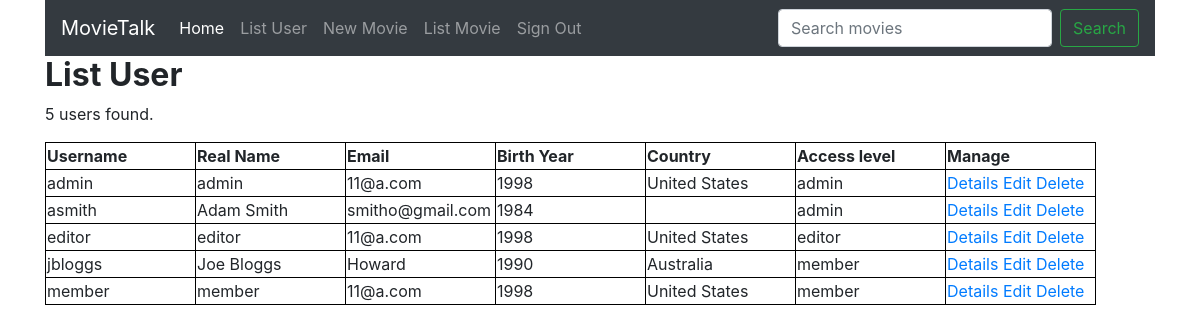
The app's page /php/listUsers.php (signed in), older data.
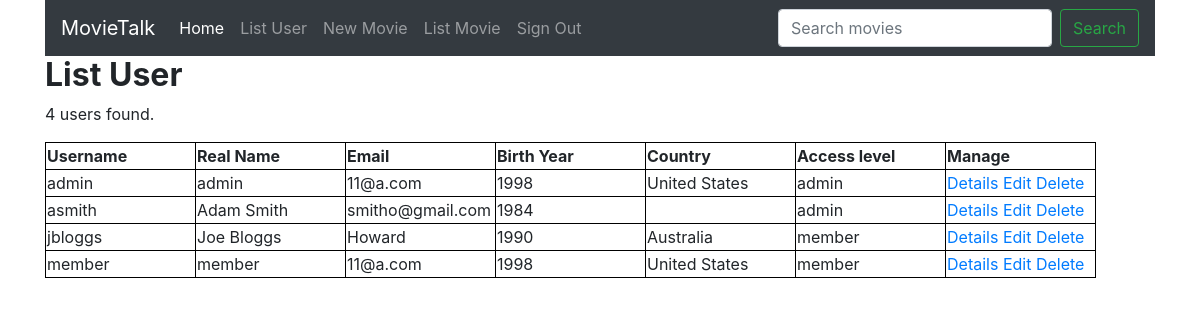
The same page, newer data.
### tables this page shows
CREATE TABLE `users` (
  `username` varchar(100) NOT NULL,
  `real_name` varchar(50) NOT NULL,
  `email` varchar(100) NOT NULL,
  `birth_year` int(4) UNSIGNED NOT NULL,
  `country` varchar(50) NOT NULL,
  `password` varchar(50) NOT NULL,
  `access_level` varchar(10) NOT NULL
);

### php/listUsers.php (the view, shortened to what this page needs)
<?php
require '../func/dbconnection.php';
?>
<!DOCTYPE html>
<html>
<head>
</head>
<body>
<?php require 'navigationbar.php'; ?>
<div class="container">
<h2><strong>List User</strong></h2>
<?php
  $query = "SELECT * FROM users ORDER BY username";
  $results = mysqli_query($connection, $query);
  echo '<p>'.$results->num_rows.' users found.</p>';
  echo '<table><tr>';
  echo '<th>Username</th><th>Real Name</th><th>Email</th><th>Birth Year</th><th>Country</th><th>Access level</th><th>Manage</th>';
  echo '</tr>';
  while ($row = $results->fetch_assoc())
  {
      echo '<td>'.$row['username'].'</td>';
      echo '<td>'.$row['real_name'].'</td>';
      echo '<td>'.$row['email'].'</td>';
      echo '<td>'.$row['birth_year'].'</td>';
      echo '<td>'.$row['country'].'</td>';
      echo '<td>'.$row['access_level'].'</td>';
      echo '<td><a href="userDetails.php?username='.$row['username'].'"">Details</a> ';
	    echo '<a href="editUser.php?edit_id='.$row['username'].'">Edit</a> ';
	    echo '<a href="listUsers.php?del_id='.$row['username'].'"
	    onclick="return confirm(\'Are you sure you want to delete this user?\');">Delete</a></td></tr>';
  }
  echo '</table>';
  ?>
  </div>
  </body>
</html>

### php/navigationbar.php (shortened to what this page needs)
<link rel="stylesheet" href="https://stackpath.bootstrapcdn.com/bootstrap/4.1.3/css/bootstrap.min.css">
<div class="container">
<nav class="navbar navbar-expand-lg navbar-dark bg-dark">
<a class="navbar-brand" href="../index.php">MovieTalk</a>
<div class="collapse navbar-collapse" id="navbarSupportedContent">
<ul class="navbar-nav mr-auto">
<li class="nav-item active">
<a class="nav-link" href="../index.php">Home <span class="sr-only">(current)</span></a>
</li>
<?php
if ( $_SESSION['level'] == 'admin' )
{
	echo '<li class="nav-item"><a class="nav-link" href="listUsers.php">List User</a></li><br />';
	echo '<li class="nav-item"><a class="nav-link" href="newmovieregi.php">New Movie</a></li><br />';
}
?>
	<a class="nav-link" href="listMovies.php">List Movie</a>
	<?php
	if ( !isset($_SESSION['uname']) || $_SESSION['uname'] == '' )
	{
		echo '<li class="nav-item">
			<a class="nav-link" href="login.php">Sign In</a>
		</li>
		<li class="nav-item">
			<a class="nav-link" href="registration.php">Register</a>
		</li>';
	}
	else
	{
		echo '<li class="nav-item">
			<a class="nav-link" href="../logout.php">Sign Out</a>
		</li>';
	}
	?>
		    </ul>
		    <form class="form-inline my-2 my-lg-0" method="get" action="searchMovies.php">
		      <input class="form-control mr-sm-2" type="search" placeholder="Search movies" aria-label="Search" name="serach_item" required />
		      <button class="btn btn-outline-success my-2 my-sm-0" type="submit">Search</button>
		    </form>
		  </div>
		</nav>
        </div>

### php/listUsers.php (style rules this page uses)
th,td { border: 1px solid black; width: 150px; }

Row changes from the older to the newer data that the page shows:
removed users: username "editor", real_name "editor", email "11@a.com", birth_year "1998", country "United States", access_level "editor"
Text that changed along with them:
$results->num_rows: "5" → "4"
